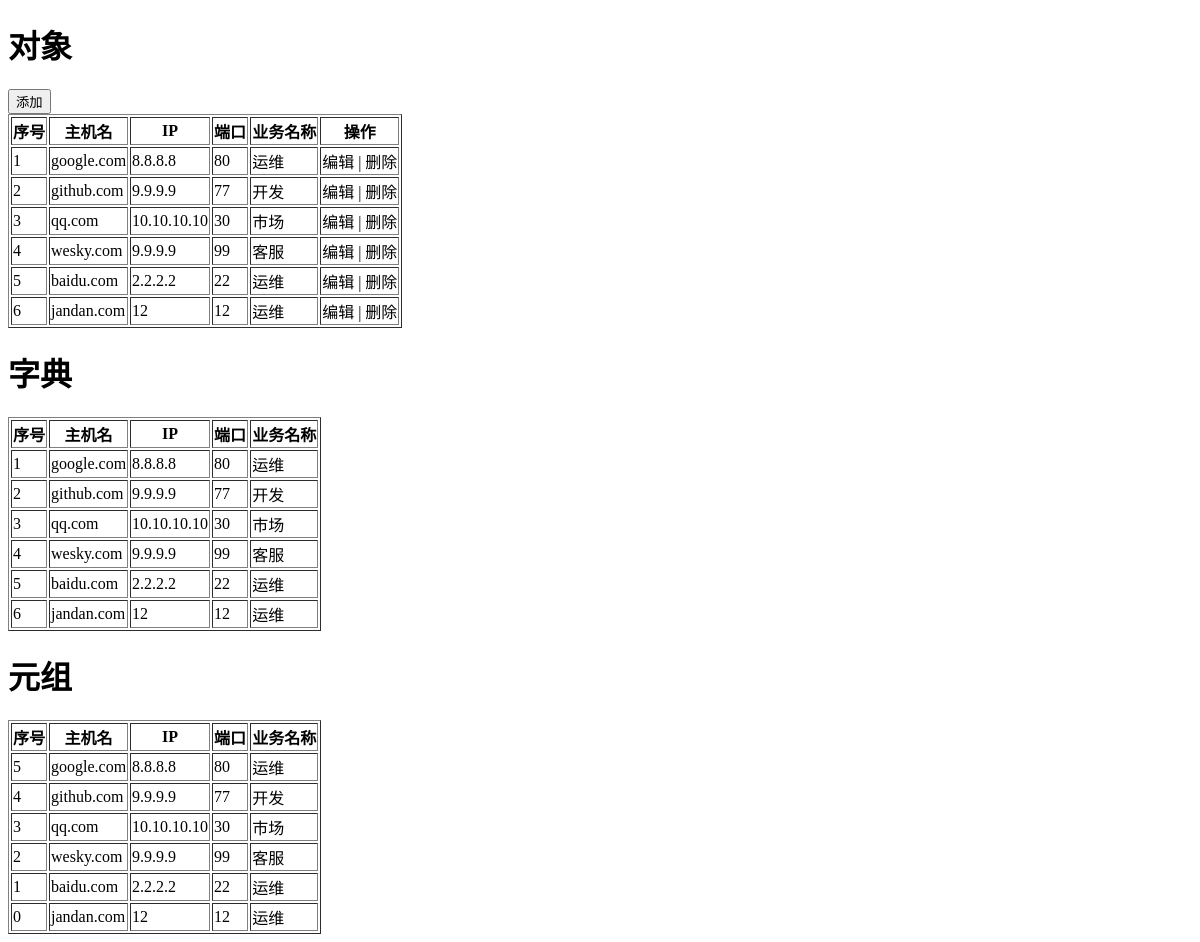
The app's page /hms/host/ with its own data.
### hms/models.py (models this page shows)
class Host(models.Model):
    nid = models.AutoField(primary_key=True)
    hostname = models.CharField(max_length=32, db_index=True)
    ip = models.GenericIPAddressField(protocol='ipv4',db_index=True)
    port = models.IntegerField()
    business = models.ForeignKey(to="Business", to_field='id')

class Business(models.Model):
    caption = models.CharField(max_length=32)
    code = models.CharField(max_length=32, null=True, default="SA")

### hms/views.py (the view, shortened to what this page needs)
class Host(View):
    def get(self, request):
        datas = models.Host.objects.all()
        values = models.Host.objects.all().values('nid','hostname','ip','port', 'business_id', 'business__caption')
        values_list = models.Host.objects.all().values_list('nid','hostname','ip','port', 'business_id', 'business__caption')
        business_info = models.Business.objects.all()
        return render(request, 'host.html', {"datas":datas,"values":values, "values_list":values_list,"business_info":business_info})

### templates/host.html (shortened to what this page needs)
<!DOCTYPE html>
<html lang="en">
<head>
</head>
<body>
<h1>对象</h1>
<div><input type="button" value="添加"></div>
<table border="1">
    <thead>
        <tr>
            <th>序号</th>
            <th>主机名</th>
            <th>IP</th>
            <th>端口</th>
            <th>业务名称</th>
            <th>操作</th>
        </tr>
    </thead>
    <tbody>
        {% for data in datas %}
            <tr hid="{{ data.nid }}" bid="{{ data.business.id }}">
                <td>{{ forloop.counter }}</td>
                <td class="hostname">{{ data.hostname }}</td>
                <td class="ip">{{ data.ip }}</td>
                <td class="port">{{ data.port }}</td>
                <td>{{ data.business.caption }}</td>
                <td><a class="edit">编辑</a> | <a class="del">删除</a></td>
            </tr>
        {% endfor %}
    </tbody>
</table>
<h1>字典</h1>
<table border="1">
    <thead>
        <tr>
            <th>序号</th>
            <th>主机名</th>
            <th>IP</th>
            <th>端口</th>
            <th>业务名称</th>
        </tr>
    </thead>
    <tbody>
        {% for value in values %}
            <tr hid="{{ value.nid }}" bid="{{ value.business__id }}">
                <td>{{ forloop.counter }}</td>
                <td>{{ value.hostname }}</td>
                <td>{{ value.ip }}</td>
                <td>{{ value.port }}</td>
                <td>{{ value.business__caption }}</td>
            </tr>
        {% endfor %}
    </tbody>
</table>
<h1>元组</h1>
<table border="1">
    <thead>
        <tr>
            <th>序号</th>
            <th>主机名</th>
            <th>IP</th>
            <th>端口</th>
            <th>业务名称</th>
        </tr>
    </thead>
    <tbody>
        {% for value in values_list %}
            <tr hid="{{ value.0 }}" bid="{{ value.4 }}">
                <td>{{ forloop.revcounter0 }}</td>
                <td>{{ value.1 }}</td>
                <td>{{ value.2 }}</td>
                <td>{{ value.3 }}</td>
                <td>{{ value.5 }}</td>
            </tr>
        {% endfor %}
    </tbody>
</table>
</body>
</html>

### records on screen
Host: hostname "google.com", ip "8.8.8.8", port "80", business.caption "运维", business__caption "运维", value "运维"
Host: hostname "github.com", ip "9.9.9.9", port "77", business.caption "开发", business__caption "开发", value "开发"
Host: hostname "qq.com", ip "10.10.10.10", port "30", business.caption "市场", business__caption "市场", value "市场"
Host: hostname "wesky.com", ip "9.9.9.9", port "99", business.caption "客服", business__caption "客服", value "客服"
Host: hostname "baidu.com", ip "2.2.2.2", port "22", business.caption "运维", business__caption "运维", value "运维"
Host: hostname "jandan.com", ip "12", port "12", business.caption "运维", business__caption "运维", value "12", value "运维"
